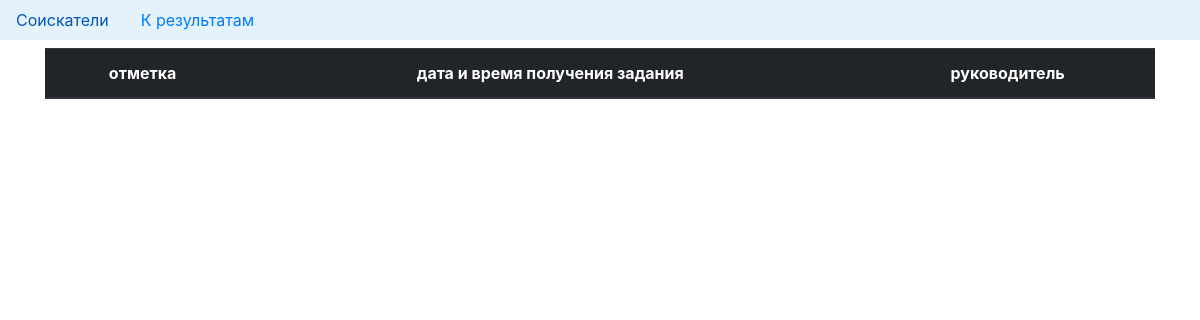
/marks/, run on an earlier commit of the app's database.
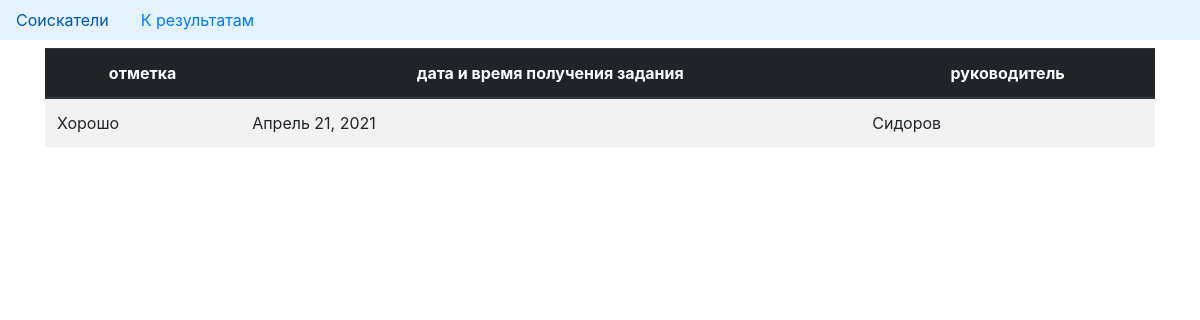
And on a later commit of the database.
### datacenter/models.py (models this page shows, shortened)
class Mark(models.Model):
    text = models.TextField('отметка')
    created = models.DateField('дата и время', null=True)
    interviewer_name = models.ForeignKey(Applicant, verbose_name='руководитель', on_delete=models.CASCADE)

class Applicant(models.Model):
    full_name = models.CharField('ФИО', max_length=200)
    telephone_number = models.IntegerField('номер телефона', null=True)
    position = models.CharField('должность', max_length=200)
    date_of_interview = models.DateField('дата собеседования', null=True)
    duration = models.IntegerField('срок задания', null=True)
    interviewer_name = models.CharField('руководитель', max_length=200)
    interviewer_position = models.CharField('Должность руководителя', max_length=200)
    def __str__(self):
        return f"{self.interviewer_name}"

### slatais/views.py (the view)
# urls.py: path('marks/', views.show_marks, name="marks"),
def show_marks(request):
    marks = Mark.objects.all()
    context = {
        "marks": sorted(marks, key=lambda paper: paper.created)
    }
    return render(request, 'marks.html', context)

### templates/marks.html (shortened to what this page needs)
<!DOCTYPE html>
<html lang="ru">
  <head>
    <link rel="stylesheet" href="https://maxcdn.bootstrapcdn.com/bootstrap/4.0.0/css/bootstrap.min.css">
  </head>
  <body>
    <ul class="nav" style="background-color: #e3f2fd;">
        <li class="nav-item">
          <a class="nav-link active" href="{% url "applicants" %}">Соискатели</a>
        </li>
        <li class="nav-item">
          <a class="nav-link active" href="{% url "marks" %}">К результатам </a>
        </li>
    </ul>
    <div class="container">
        <table class="table table-striped mt-2 mb-4">
            <thead class="thead-dark">
              <tr>
                <th scope="col" style="text-align:center;">отметка</th>
                <th scope="col" style="text-align:center;">дата и время получения задания</th>
                <th scope="col" style="text-align:center;">руководитель</th>
              </tr>
            </thead>
            <tbody>
              {% for mark in marks %}
                <tr>
                  <td>{{ mark.text}}</td>
                  <td>{{ mark.created}}</td>
                  <td>{{ mark.interviewer_name}}</td>
                </tr>
              {% endfor %}
            </tbody>
        </table>
    </div>
  </body>
</html>

What changed in the data, as far as the page shows it:
added Mark: text "Хорошо", created "Апрель 21, 2021", interviewer_name "Сидоров"
